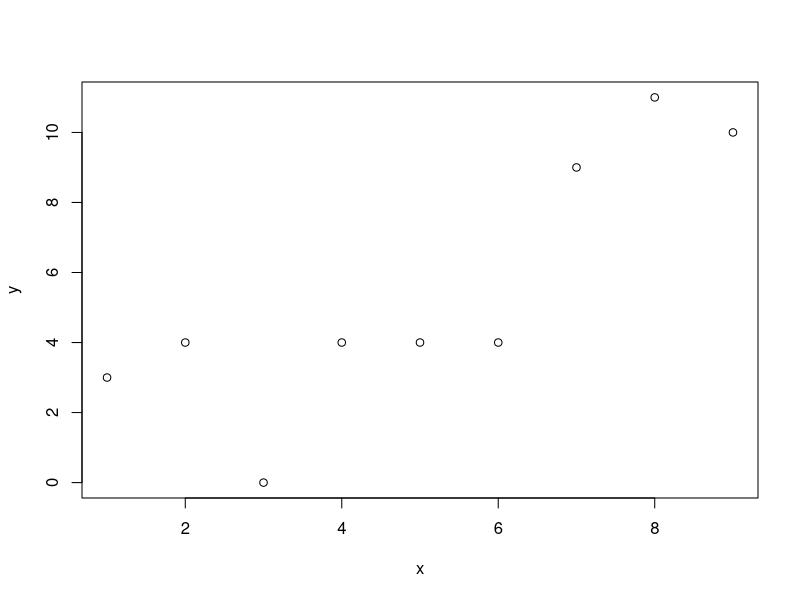
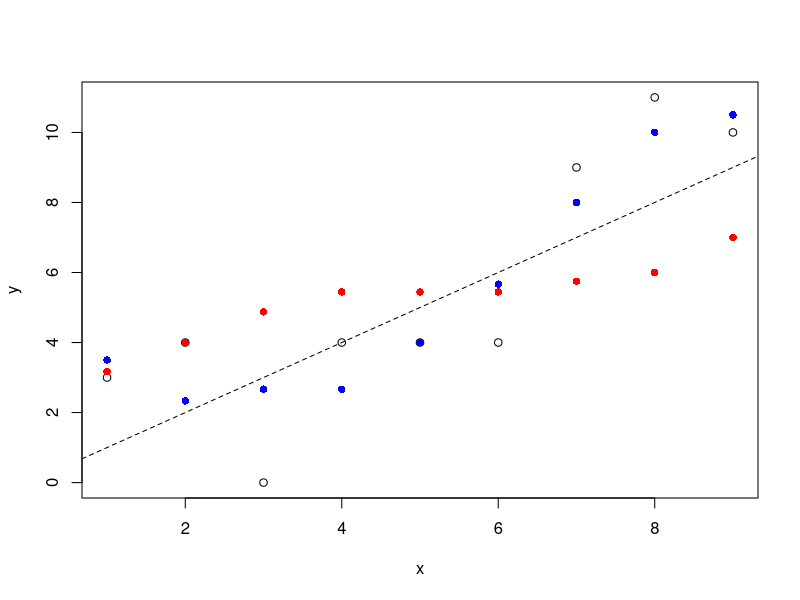
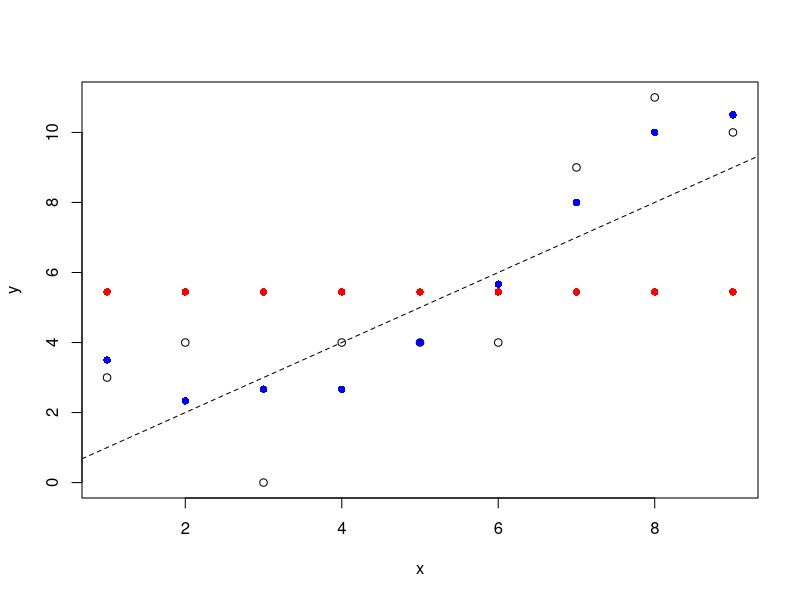

These figures' R source, in order:
rm(list = ls())

x <- seq(1, 9, by = 1)
y <- x + c(2, 2, -3, 0, -1, -2, 2, 3, 1)

plot(x, y)

w <- z <- rep(NA, length(x))

for (i in 1:length(x)) {
  z[i] <- mean(y[max(1, i - 1):min(length(x), i + 1)])
  w[i] <- mean(y[max(1, i - 5):min(length(x), i + 5)])
}

plot(x, y)
points(x, z, col = "blue", pch = 16)
points(x, w, col = "red", pch = 16)
abline(a = 0, b = 1, lty = 2)

smoothing <- function(y, k) {
  w <- rep(NA, length(y))
  
  for (i in 1:length(w)) {
    w[i] <- mean(y[max(1, i - k):min(length(y), i + k)])
  } 
  return(w)
}

plot(x, y)
points(x, smoothing(y = y, k = 1), col = "blue", pch = 16)
points(x, smoothing(y = y, k = 20), col = "red", pch = 16)
abline(a = 0, b = 1, lty = 2)
